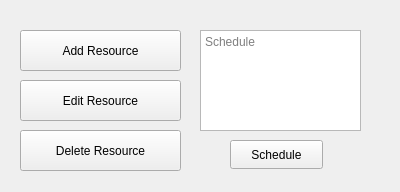
<?xml version="1.0" encoding="UTF-8"?>
<ui version="4.0">
 <class>EmployeeActionsWindow</class>
 <widget class="QWidget" name="EmployeeActionsWindow">
  <property name="geometry">
   <rect>
    <x>0</x>
    <y>0</y>
    <width>400</width>
    <height>192</height>
   </rect>
  </property>
  <property name="windowTitle">
   <string>Form</string>
  </property>
  <property name="styleSheet">
   <string notr="true">background-image: url(:/bleu/bleu.jpg);</string>
  </property>
  <widget class="QPushButton" name="addResourceButton">
   <property name="geometry">
    <rect>
     <x>20</x>
     <y>30</y>
     <width>161</width>
     <height>41</height>
    </rect>
   </property>
   <property name="styleSheet">
    <string notr="true">background-image: url(:/white/white.jpg);</string>
   </property>
   <property name="text">
    <string>Add Resource</string>
   </property>
  </widget>
  <widget class="QPushButton" name="editResourceButton">
   <property name="geometry">
    <rect>
     <x>20</x>
     <y>80</y>
     <width>161</width>
     <height>41</height>
    </rect>
   </property>
   <property name="styleSheet">
    <string notr="true">background-image: url(:/white/white.jpg);</string>
   </property>
   <property name="text">
    <string>Edit Resource</string>
   </property>
  </widget>
  <widget class="QPushButton" name="deleteResourceButton">
   <property name="geometry">
    <rect>
     <x>20</x>
     <y>130</y>
     <width>161</width>
     <height>41</height>
    </rect>
   </property>
   <property name="styleSheet">
    <string notr="true">background-image: url(:/white/white.jpg);</string>
   </property>
   <property name="text">
    <string>Delete Resource</string>
   </property>
  </widget>
  <widget class="QTextEdit" name="textEditSchedule">
   <property name="geometry">
    <rect>
     <x>200</x>
     <y>30</y>
     <width>161</width>
     <height>101</height>
    </rect>
   </property>
   <property name="styleSheet">
    <string notr="true">background-image: url(:/white/white.jpg);</string>
   </property>
   <property name="placeholderText">
    <string>Schedule</string>
   </property>
  </widget>
  <widget class="QPushButton" name="pushButtonSchedule">
   <property name="geometry">
    <rect>
     <x>230</x>
     <y>140</y>
     <width>93</width>
     <height>29</height>
    </rect>
   </property>
   <property name="styleSheet">
    <string notr="true">background-image: url(:/white/white.jpg);</string>
   </property>
   <property name="text">
    <string>Schedule</string>
   </property>
  </widget>
 </widget>
 <resources/>
 <connections/>
</ui>
